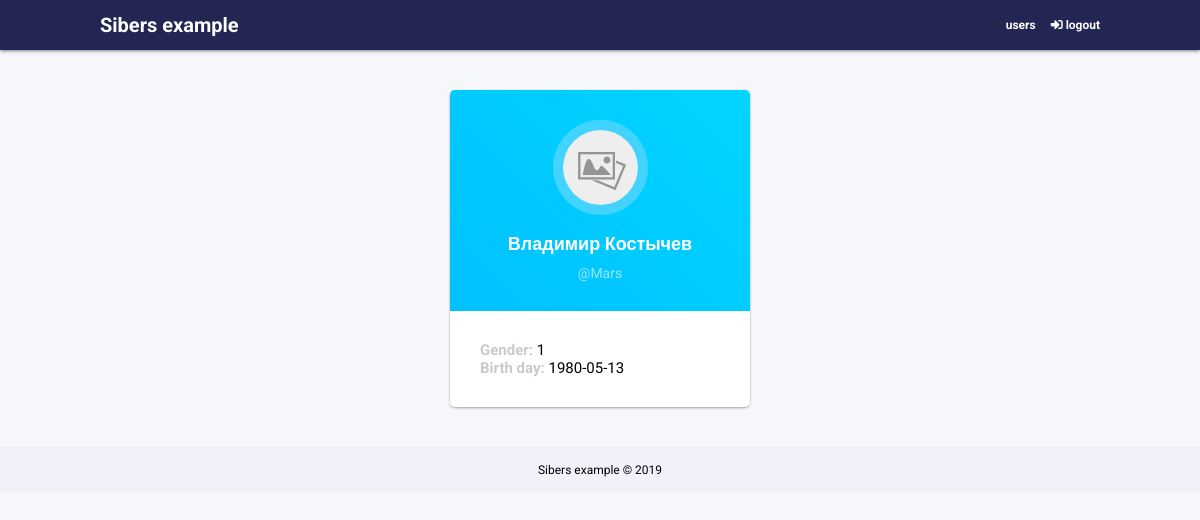
Page /profile/Mars (signed in) on the committed database.
### tables this page shows
CREATE TABLE `users` (
  `id` int(8) NOT NULL,
  `login` varchar(32) NOT NULL,
  `password` varchar(32) NOT NULL,
  `name` varchar(32) NOT NULL,
  `lastname` varchar(32) NOT NULL,
  `gender` int(1) NOT NULL,
  `bday` date NOT NULL
);

### app/controllers/indexController.php (called while the page is built, shortened)
<?php
class IndexController extends Controller {
	protected $user;
	public function __construct($route) {
		$this->user = new UserModel();
	}
	public function profileAction($params) {
		$data = $this->user->read($params[0]);
		View::render('index/profile', 'main', $data);
		return true;
	}
}

### index.php (called while the page is built, shortened)
<?php
spl_autoload_register(function($class) {
    $path = str_replace('\\', '/', $class.'.php');
});
$router = new Router;
$router -> run();

### app/libs/db.php (called while the page is built, shortened)
<?php
class Db {
	protected $db;
	public function __construct() {
		$config = require CONFIG.'db.php';
		$this->db = new PDO('mysql:host='.$config['host'].';dbname='.$config['db'].'', $config['user'], $config['password']);
	}
	public function query($sql, $params = []) {
		$stmt = $this->db->prepare($sql);
		if (!empty($params)) {
			foreach ($params as $key => $val) {
				$stmt->bindValue(':'.$key, $val);
			}
		}
		$stmt->execute();
		return $stmt;
	}
}

### app/configs/db.php (called while the page is built)
<?php
return [
	'host' => 'localhost',
	'db' => 'sibers_example',
	'user' => 'admin',
	'password' => '',
];

### app/models/userModel.php (called while the page is built, shortened)
<?php
class UserModel extends Model {
	public function read($login){
		$params = ['login' => $this->clean($login)];
		$query = 'SELECT `id`, `name`, `login`, `lastname`, `gender`, `bday` FROM `users` WHERE `login` = :login LIMIT 1';
		$result = $this->db->query($query, $params);
		$data = $result -> fetch ();
		return $data;
	}
	private function clean($value) {
	    $value = trim($value);
	    $value = stripslashes($value);
	    $value = strip_tags($value);
	    $value = htmlspecialchars($value);
	    $value = preg_replace('/[^ a-zа-яё\d]/ui', '', $value);
	    return $value;
	}
}

### app/core/Model.php (called while the page is built, shortened)
<?php
class Model {
	public function __construct() {
		$this->db = new Db;
	}
}

### app/configs/routes.php (called while the page is built)
<?php
return array(
	'' => 'index/index',
	'login' => 'index/login',
	'logout' => 'index/logout',
	'users([\?][=&A-Za-z0-9]+)' => 'index/users',
	'users' => 'index/users',
	'profile/([A-Za-z0-9]+)' => 'index/profile/$1',
	'edit/([A-Za-z0-9]+)' => 'index/edit/$1',
	'delete' => 'index/delete',
);

### app/acl/index.php (called while the page is built)
<?php
return [
	'all' => [
		'IndexAction',
		'ProfileAction',
	],
	'authorize' => [
		'UsersAction',
		'EditAction',
		'DeleteAction',
		'LogoutAction',
	],
	'guest' => [
		'IndexAction',
		'LoginAction',
	],
];

### app/core/Controller.php (called while the page is built, shortened)
<?php
class Controller {
	public $route;
	public $acl;
	public function __construct($route) {
		$this->route = $route;
	}
	public function checkAcl() {
		$this->acl = require APP.'acl/index.php';
		if ($this->isAcl('all')) {
			return true;
		}
		elseif (isset($_SESSION['login']) and $this->isAcl('authorize')) {
			return true;
		}
		elseif (!isset($_SESSION['login']) and $this->isAcl('guest')) {
			return true;
		}
		return false;
	}
	public function isAcl($key) {
		return in_array($this->route, $this->acl[$key]);
	}
}

### app/views/index/profile.php (the view)
<div class="profile">
 <div class="profile__header">
 	<img class="profile__photo" src="/img/noimg.jpg" height="75"><br>
 	<div class="profile__name"><?php echo $data["name"].' '.$data["lastname"]; ?></div>
 	<div class="profile__login">@<?php echo $data["login"]; ?></div>
 </div>
 <div class="profile__info">
 	<span class="profile__label">Gender:</span> <?php echo $data["gender"].'<br>';?>
 	<span class="profile__label">Birth day:</span> <?php echo $data["bday"].'<br>';?>
 </div>
</div>

### app/core/Router.php (shortened to what this page needs)
<?php
class Router {
    protected $routes;
    protected $uri;
    public function __construct(){
        $routes = include(CONFIG.'routes.php');
        $this->routes = $routes;
        $this->uri = trim($_SERVER['REQUEST_URI'], '/');
    }
    public function match() {
        foreach($this->routes as $uriPattern => $patch) {
            if (preg_match('~^'.$uriPattern.'$~', $this->uri)) {
                $internalRoute = preg_replace("~^$uriPattern$~", $patch, $this->uri);
                $segments = explode('/', $internalRoute);
                $controllerName = array_shift($segments).'Controller';
                $actionName = ucfirst(array_shift($segments).'Action');
                $parameters = $segments;
                $path = 'app\controllers\\'.ucfirst($controllerName);
                if (class_exists($path)) {
                    if (method_exists($path, $actionName)) {
                        $controller = new $path($actionName);
                        $controller->$actionName($parameters);
                        return true;
                    } else {
                        debug('no method:'.$action);
                        View::errorCode(404);
                    }
                } else {
                    debug('no controller:'.$path);
                    View::errorCode(404);
                }
            }
        }
    }
    public function run() {
        if(self::match()) {
        } else {
            View::errorCode(404);
        }
    }
}

### app/views/main.php (shortened to what this page needs)
<?php
  function printNav(){
    if (isset($_SESSION['login'])) {
      echo '<a href="/users">users</a><a href="/logout"><i class="fas fa-sign-in-alt"></i> logout</a>';
    } else {
      echo '<a href="/login"><i class="fas fa-sign-in-alt"></i> login</a>';
    }
  }
?>
<!DOCTYPE html>
<html lang="ru">
<head>
  <link rel="stylesheet" href="https://use.fontawesome.com/releases/v5.7.2/css/all.css">
  <link rel="stylesheet" type="text/css" href="/css/common.css">
  <link rel="stylesheet" type="text/css" href="/css/login.css">
  <link rel="stylesheet" type="text/css" href="/css/users.css">
  <link rel="stylesheet" type="text/css" href="/css/profile.css">
</head>
<body>
  <header>
    <div class="header__wrap">
      <div class="logo"><a href="/">Sibers example</a></div>
      <nav>
        <?php printNav(); ?>
      </nav>
    </div>
  </header>
  <?php print_r($content); ?>
  <footer>
    Sibers example &copy; 2019
  </footer>
</body>
</html>

### css/common.css (style rules this page uses)
body { padding: 0; margin: 0; background-color: #f6f7fb; font-family: 'Roboto', sans-serif; font-size: 12px; }
header { background: #232652; color: #fff; height: 50px; padding: 0 15px; line-height: 50px; font-weight: bolder; box-shadow: 0 2px 2px 0 rgba(0,0,0,0.14), 0 3px 1px -2px rgba(0,0,0,0.12), 0 1px 5px 0 rgba(0,0,0,0.2); }
.header__wrap { margin: 0 auto; width: 1000px; display: flex; }
.logo { width: 30%; font-weight: bold; font-size: 20px; }
.logo a { text-decoration: none; color: #fff; }
nav { width: 70%; text-align: right; }
nav a { color: #fff; font-weight: bold; margin-left: 15px; text-decoration: none; }
footer { padding: 15px; text-align: center; border-top: 1px solid #ebedf3; background: #f1f2f9; }

### css/profile.css (style rules this page uses)
.profile { margin: 40px auto; width: 300px; box-shadow: 0 1px 3px rgba(0,0,0,0.12), 0 1px 2px rgba(0,0,0,0.24); border-radius: 5px; }
.profile__header { border-top-left-radius: 5px; border-top-right-radius: 5px; background:linear-gradient(45deg, #00c1ff, #00d5ff); min-height: 120px; text-align: center; padding: 30px; }
.profile__photo { border-radius: 50%; border: 10px solid #42d4ff; margin-bottom: 15px; }
.profile__name { color: #fff; font-weight: bold; font-size: 18px; margin-bottom: 10px; }
.profile__login { color: #98e4fb; font-size: 14px; }
.profile__info { background: #fff; padding: 30px; font-size: 15px; border-bottom-left-radius: 5px; border-bottom-right-radius: 5px; }
.profile__label { color: #cacaca; font-weight: bold; }

### rows in the picture
users: name "Владимир", lastname "Костычев", login "Mars", gender "1", bday "1980-05-13"
